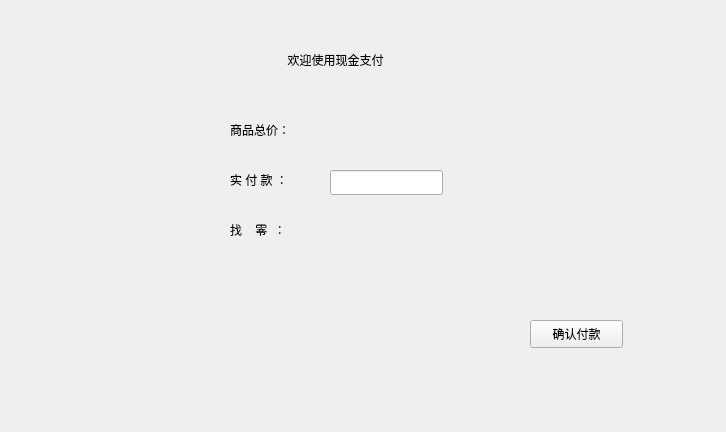
<?xml version="1.0" encoding="UTF-8"?>
<ui version="4.0">
 <class>CashPaymentDialog</class>
 <widget class="QWidget" name="CashPaymentDialog">
  <property name="geometry">
   <rect>
    <x>0</x>
    <y>0</y>
    <width>726</width>
    <height>432</height>
   </rect>
  </property>
  <property name="windowTitle">
   <string>Form</string>
  </property>
  <widget class="QLabel" name="Title">
   <property name="geometry">
    <rect>
     <x>190</x>
     <y>50</y>
     <width>291</width>
     <height>19</height>
    </rect>
   </property>
   <property name="text">
    <string>欢迎使用现金支付</string>
   </property>
   <property name="alignment">
    <set>Qt::AlignCenter</set>
   </property>
  </widget>
  <widget class="QLabel" name="TotalAmount">
   <property name="geometry">
    <rect>
     <x>340</x>
     <y>120</y>
     <width>69</width>
     <height>19</height>
    </rect>
   </property>
   <property name="text">
    <string/>
   </property>
  </widget>
  <widget class="QLabel" name="Change">
   <property name="geometry">
    <rect>
     <x>340</x>
     <y>220</y>
     <width>69</width>
     <height>19</height>
    </rect>
   </property>
   <property name="text">
    <string/>
   </property>
  </widget>
  <widget class="QLineEdit" name="receivedAmount">
   <property name="geometry">
    <rect>
     <x>330</x>
     <y>170</y>
     <width>113</width>
     <height>25</height>
    </rect>
   </property>
  </widget>
  <widget class="QPushButton" name="confirmButton">
   <property name="geometry">
    <rect>
     <x>530</x>
     <y>320</y>
     <width>93</width>
     <height>28</height>
    </rect>
   </property>
   <property name="text">
    <string>确认付款</string>
   </property>
  </widget>
  <widget class="QLabel" name="Total">
   <property name="geometry">
    <rect>
     <x>230</x>
     <y>120</y>
     <width>69</width>
     <height>19</height>
    </rect>
   </property>
   <property name="text">
    <string>商品总价：</string>
   </property>
  </widget>
  <widget class="QLabel" name="MakeCollections">
   <property name="geometry">
    <rect>
     <x>230</x>
     <y>170</y>
     <width>69</width>
     <height>19</height>
    </rect>
   </property>
   <property name="text">
    <string>实 付 款 ：</string>
   </property>
  </widget>
  <widget class="QLabel" name="OddChange">
   <property name="geometry">
    <rect>
     <x>230</x>
     <y>220</y>
     <width>69</width>
     <height>19</height>
    </rect>
   </property>
   <property name="text">
    <string>找    零  ：</string>
   </property>
  </widget>
 </widget>
 <resources/>
 <connections/>
</ui>
